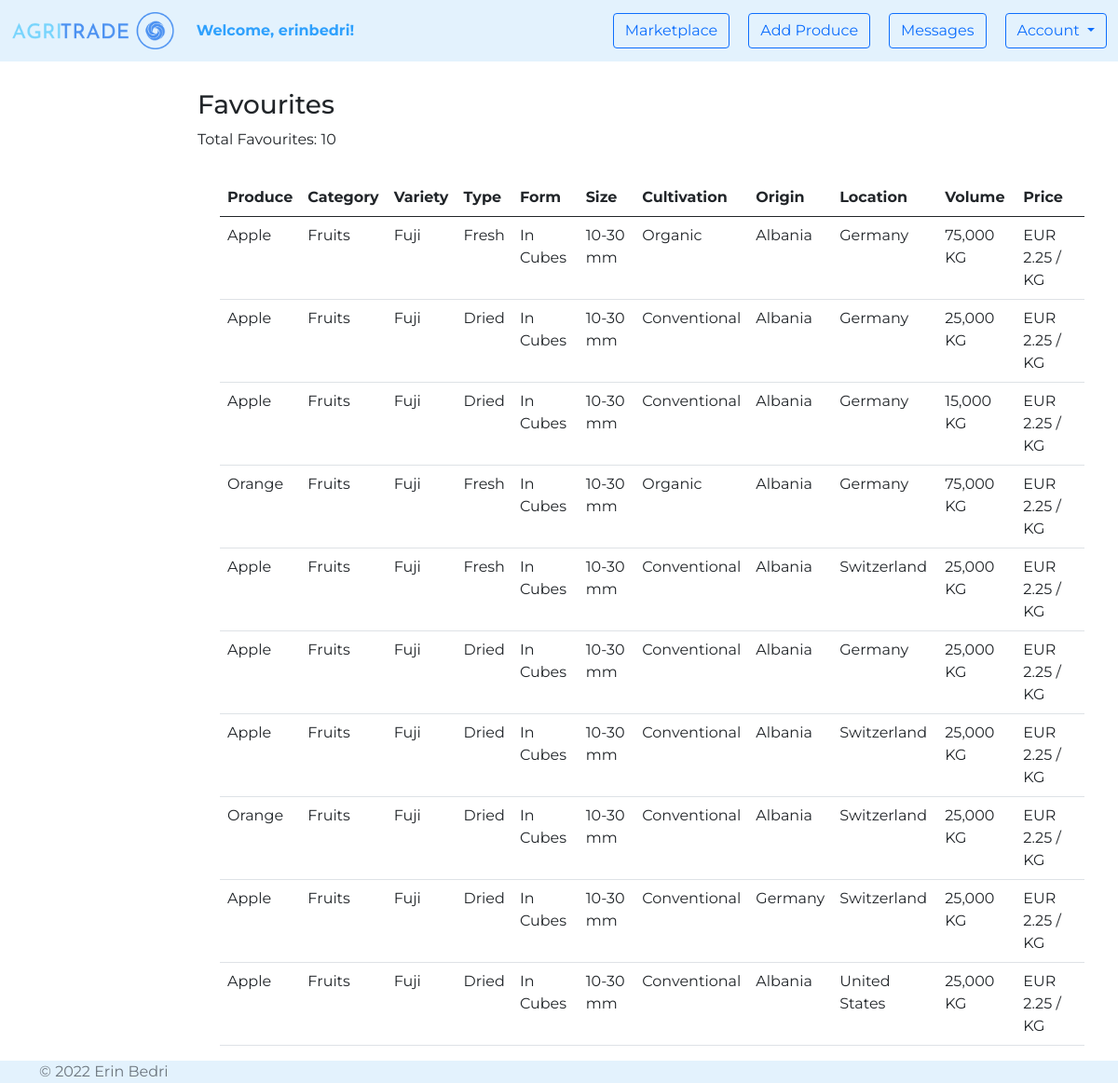
The app's page /marketplace/favourites/ (signed in) with its own data.
### agri_trade/marketplace/models.py (models this page shows, shortened)
class Product(models.Model):
    PRODUCT_CATEGORY = [
        ('Cereals', 'Cereals'),
        ('Pulses', 'Pulses'),
        ('Nuts', 'Nuts'),
        ('Oilseeds', 'Oilseeds'),
        ('Sugar and starch', 'Sugar and starch'),
        ('Fiber Crops', 'Fiber Crops'),
        ('Beverages', 'Beverages'),
        ('Narcotics', 'Narcotics'),
        ('Spices', 'Spices'),
        ('Forages', 'Forages'),
        ('Vegetables', 'Vegetables'),
        ('Fruits', 'Fruits'),
    ]
    PRODUCT_TYPE_MAX_LEN = max([len(product_type[1]) for product_type in PRODUCT_CATEGORY])
    CULTIVATION_TYPES = [
        ('Organic', 'Organic'),
        ('Conventional', 'Conventional'),
        ('In Conversion', 'In Conversion'),
    ]
    CULTIVATION_TYPE_MAX_LEN = max([len(cultivation_type[1]) for cultivation_type in CULTIVATION_TYPES])
    NAME_MAX_LEN = 20
    VARIETY_MAX_LEN = 25
    TYPE_MAX_LEN = 25
    FORM_MAX_LEN = 25
    SIZE_MAX_LEN = 25
    AVAILABLE_VOLUME_MIN_VALUE = 0
    AVAILABLE_VOLUME_MAX_VALUE = 1000000
    PRICE_MIN_VALUE = 0
    DESCRIPTION_MAX_LEN = 500
    owner = models.ForeignKey(
        UserModel,
        on_delete=CASCADE)
    name = models.CharField(
        max_length=NAME_MAX_LEN,
    )
    category = models.CharField(
        max_length=PRODUCT_TYPE_MAX_LEN,
        choices=PRODUCT_CATEGORY,
    )
    variety = models.CharField(
        max_length=VARIETY_MAX_LEN,
        blank=True,
        null=True,
    )
    type = models.CharField(
        max_length=TYPE_MAX_LEN,
        blank=True,
        null=True,
    )
    form = models.CharField(
        max_length=FORM_MAX_LEN,
        blank=True,
        null=True,
    )
    size = models.CharField(
        max_length=SIZE_MAX_LEN,
        blank=True,
        null=True,
    )
    cultivation_type = models.CharField(
        max_length=CULTIVATION_TYPE_MAX_LEN,
        choices=CULTIVATION_TYPES,
    )
    available_volume = models.IntegerField(
        validators=[
            MinValueValidator(AVAILABLE_VOLUME_MIN_VALUE),
            MaxValueValidator(AVAILABLE_VOLUME_MAX_VALUE),
        ]
    )
    price = models.FloatField(
        validators=[
            MinValueValidator(PRICE_MIN_VALUE),
        ]
    )
    description = models.TextField(
        max_length=DESCRIPTION_MAX_LEN,
        blank=True,
        null=True,
    )
    origin = CountryField(
    )
    location = CountryField(
    )
    image = models.ImageField(
        null=True,
        blank=True,
        upload_to='produces',
        validators=(
            file_size,
        )
    )
    created_on = models.DateTimeField(
        auto_now_add=True
    )
    edited_on = models.DateTimeField(
        auto_now=True
    )

### agri_trade/marketplace/views.py (the view)
# urls.py: path('favourites/', views.show_favourites, name='show favourites'),
@login_required
def show_favourites(request):
    favourites = get_object_or_404(Company, pk=request.user.id).favourites.all()
    favourites_count = favourites.count()
    context = {
        'favourites': favourites,
        'favourites_count': favourites_count,
    }
    return render(request, 'marketplace/show_favourites.html', context)

### agri_trade/marketplace/templates/marketplace/show_favourites.html (shortened to what this page needs)
{% extends 'web/base.html' %}
{% load humanize %}
{% block content %}
    <div class="container-fluid" style="margin-top: 30px">
        <div class="row">
            <div class="col-2">
            </div>
            <div class="col-10">
                <h3>Favourites</h3>
                <p> Total Favourites: {{ favourites_count }}</p>
                <div class="container">
                    <table class="table table-hover" style="margin-top: 30px">
                        <thead>
                        <tr>
                            <th scope="col">Produce</th>
                            <th scope="col">Category</th>
                            <th scope="col">Variety</th>
                            <th scope="col">Type</th>
                            <th scope="col">Form</th>
                            <th scope="col">Size</th>
                            <th scope="col">Cultivation</th>
                            <th scope="col">Origin</th>
                            <th scope="col">Location</th>
                            <th scope="col">Volume</th>
                            <th scope="col">Price</th>
                        </tr>
                        </thead>
                        <tbody>
                        {% for favourite in favourites %}
                            <tr onclick="window.location='{% url "marketplace:product details" favourite.id %}';">
                                <td>{{ favourite.name }}</td>
                                <td>{{ favourite.category }}</td>
                                <td>{% if favourite.variety %}{{ favourite.variety }}{% endif %}</td>
                                <td>{% if favourite.type %}{{ favourite.type }}{% endif %}</td>
                                <td>{% if favourite.form %}{{ favourite.form }}{% endif %}</td>
                                <td>{% if favourite.size %}{{ favourite.size }}{% endif %}</td>
                                <td>{{ favourite.cultivation_type }}</td>
                                <td>{{ favourite.origin.name }}</td>
                                <td>{{ favourite.location.name }}</td>
                                <td>{{ favourite.available_volume|intcomma }} KG</td>
                                <td>EUR {{ favourite.price|floatformat:2 }} / KG</td>
                            </tr>
                        {% empty %}
                            <p>You do not have any favourite products yet.</p>
                        {% endfor %}
                        </tbody>
                    </table>
                </div>
            </div>
        </div>
    </div>
{% endblock %}

### agri_trade/web/templates/web/navigation.html (shortened to what this page needs)
{% load static %}
<nav class="navbar navbar-expand-lg navbar-light" style="background-color: #e3f2fd;">
    <div class="container-fluid">
        <a class="navbar-brand" href="{% url 'web:homepage' %}">
            <img src="{% static 'img/logo.png' %}" alt="logo" style="height: 40px">
        </a>
        <ul class="navbar-nav">
            {% if request.user.is_authenticated %}
                <li class="nav-item">
                    <b><a class="nav-link disabled" href="#" style="color: #2fa1fd">Welcome, {{ request.user.username }}!</a></b>
                </li>
            {% endif %}
        </ul>
        <div class="collapse navbar-collapse" id="navbarNavDropdown">
            <ul class="navbar-nav ms-auto">
                {% if request.user.is_authenticated %}
                    <li class="nav-item" style="padding-right: 20px">
                        <a class="btn btn-outline-primary" href="{% url 'marketplace:marketplace' %}">Marketplace</a>
                    </li>
                    <li class="nav-item" style="padding-right: 20px">
                        <a class="btn btn-outline-primary" href="{% url 'marketplace:add product' %}">Add Produce</a>
                    </li>
                    <li class="nav-item" style="padding-right: 20px">
                        <button type="button" class="btn btn-outline-primary position-relative"
                                onclick="location.href = '{% url 'user_messages:messages' %}';">
                            Messages
                        </button>
                    </li>
                    <div class="dropdown">
                        <button class="btn btn-outline-primary dropdown-toggle" type="button" id="dropdownMenuButton1"
                                data-bs-toggle="dropdown" aria-expanded="false">
                            Account
                        </button>
                    </div>
                {% endif %}
            </ul>
        </div>
    </div>
</nav>

### static/css/style.css (style rules this page uses)
body { font-family: 'Montserrat', sans-serif !important; }

### records on screen
Product: name "Apple", category "Fruits", variety "Fuji", type "Fresh", form "In Cubes", size "10-30 mm", cultivation_type "Organic", origin.name "Albania", location.name "Germany", available_volume "75,000", price "2.25"
Product: name "Apple", category "Fruits", variety "Fuji", type "Dried", form "In Cubes", size "10-30 mm", cultivation_type "Conventional", origin.name "Albania", location.name "Germany", available_volume "25,000", price "2.25"
Product: name "Apple", category "Fruits", variety "Fuji", type "Dried", form "In Cubes", size "10-30 mm", cultivation_type "Conventional", origin.name "Albania", location.name "Germany", available_volume "15,000", price "2.25"
Product: name "Orange", category "Fruits", variety "Fuji", type "Fresh", form "In Cubes", size "10-30 mm", cultivation_type "Organic", origin.name "Albania", location.name "Germany", available_volume "75,000", price "2.25"
Product: name "Apple", category "Fruits", variety "Fuji", type "Fresh", form "In Cubes", size "10-30 mm", cultivation_type "Conventional", origin.name "Albania", location.name "Switzerland", available_volume "25,000", price "2.25"
Product: name "Apple", category "Fruits", variety "Fuji", type "Dried", form "In Cubes", size "10-30 mm", cultivation_type "Conventional", origin.name "Albania", location.name "Germany", available_volume "25,000", price "2.25"
Product: name "Apple", category "Fruits", variety "Fuji", type "Dried", form "In Cubes", size "10-30 mm", cultivation_type "Conventional", origin.name "Albania", location.name "Switzerland", available_volume "25,000", price "2.25"
Product: name "Orange", category "Fruits", variety "Fuji", type "Dried", form "In Cubes", size "10-30 mm", cultivation_type "Conventional", origin.name "Albania", location.name "Switzerland", available_volume "25,000", price "2.25"
Product: name "Apple", category "Fruits", variety "Fuji", type "Dried", form "In Cubes", size "10-30 mm", cultivation_type "Conventional", origin.name "Germany", location.name "Switzerland", available_volume "25,000", price "2.25"
Product: name "Apple", category "Fruits", variety "Fuji", type "Dried", form "In Cubes", size "10-30 mm", cultivation_type "Conventional", origin.name "Albania", location.name "United States", available_volume "25,000", price "2.25"

### other values on screen
{{ request.user.username }} "erinbedri"
{{ favourites_count }} "10"
